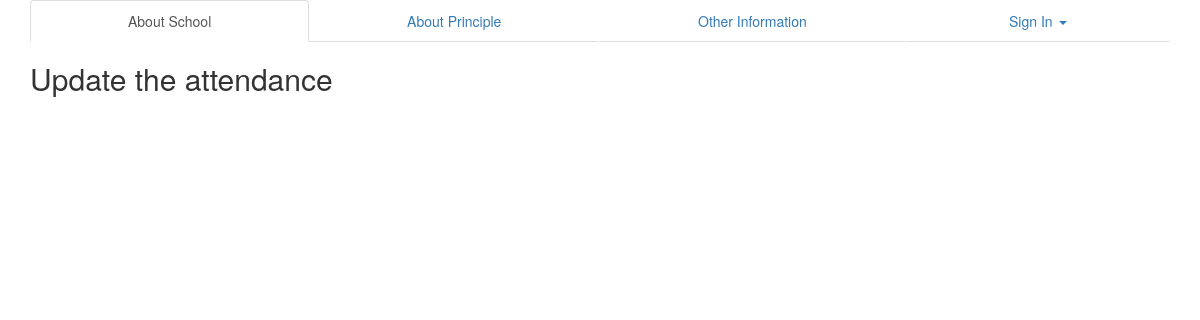
Page /class.php?ctype=2 on the earlier database version.
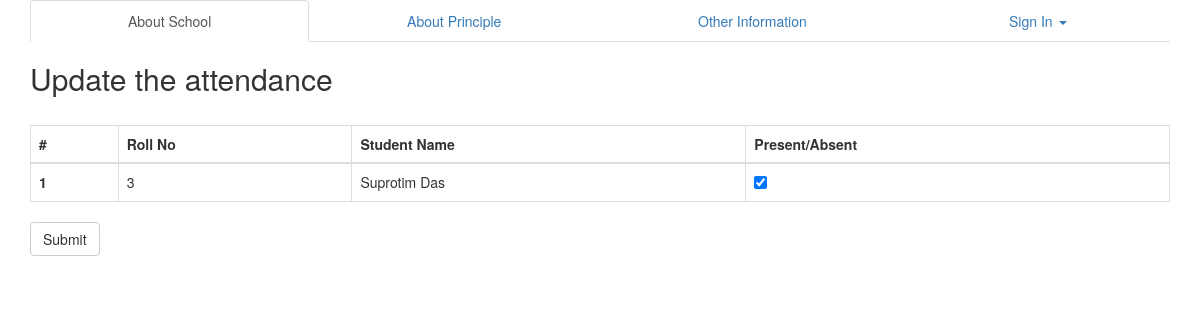
Same page on the later database version.
### tables this page shows
CREATE TABLE IF NOT EXISTS `student` (
`id` int(11) NOT NULL,
  `name` varchar(255) NOT NULL,
  `roll` int(10) NOT NULL,
  `class` int(11) NOT NULL
);

### class.php (the view)
<?php include ('./inc/header.inc.php');
echo "<h2>Update the attendance</h2><br>";
if(isset($_GET['ctype'])){
	$ctype = mysql_real_escape_string($_GET['ctype']);
	$ctype = (int)$ctype;
	$sql = mysql_query("SELECT name, roll FROM student WHERE class='$ctype'");
	$usercount = mysql_num_rows($sql);
	if($usercount>0){
		echo
		'<table class="table table-bordered">
		<thread><tr>
		<th>#</th>
		<th>Roll No</th>
		<th>Student Name</th>
		<th>Present/Absent</th>
		</tr></thread>
		<tbody>
		<form role="form" method="POST" action="class.php">';
		$p=1;
		while ($row = mysql_fetch_array($sql)) {
			$name=$row['name'];
			$rollno = $row['roll'];
			echo
			'
			<tr>
				<th scope="row">'.$p.'</th>
				<td>'.$rollno.'</td>
				<td>'.$name.'</td>
				<td><input type="checkbox" checked/></td>
			</tr>
			';
			$p++;
		}
		echo'
		</tbody>
		</table>
		<button type="submit" class="btn btn-default">Submit</button>
		</form>';
	}
}
include("./inc/footer.inc.php"); ?>

### inc/header.inc.php (shortened to what this page needs)
<?php
if(!isset($_SESSION['type'])){
	$type='0';
}
else{
	$name=$_SESSION['name'];
	$type=$_SESSION['type'];
}
?>
<!doctype html>
<html>
<head>
<link rel="stylesheet" href="http://maxcdn.bootstrapcdn.com/bootstrap/3.3.5/css/bootstrap.min.css">
</head>
<body>
<div class="container">
<?php
if($type=='0'){
?>
	<ul class="nav nav-tabs nav-justified">
		<li role="presentation" class="active"><a href="#">About School</a></li>
		<li role="presentation"><a href="#">About Principle</a></li>
		<li role="presentation"><a href="#">Other Information</a></li>
		<li role="presentation" class="dropdown">
		    	<a class="dropdown-toggle" data-toggle="dropdown" href="#" role="button" aria-haspopup="true" aria-expanded="false">Sign In
		    	<span class="caret"></span></a>
	  	</li>
	</ul>
<?php
}
?>

### inc/footer.inc.php
</div>
</body>
</html>

Differences in the rows shown:
added student: roll "3", name "Suprotim Das"
Other differences:
text now shown: "# Roll No Student Name Present/Absent Submit"
